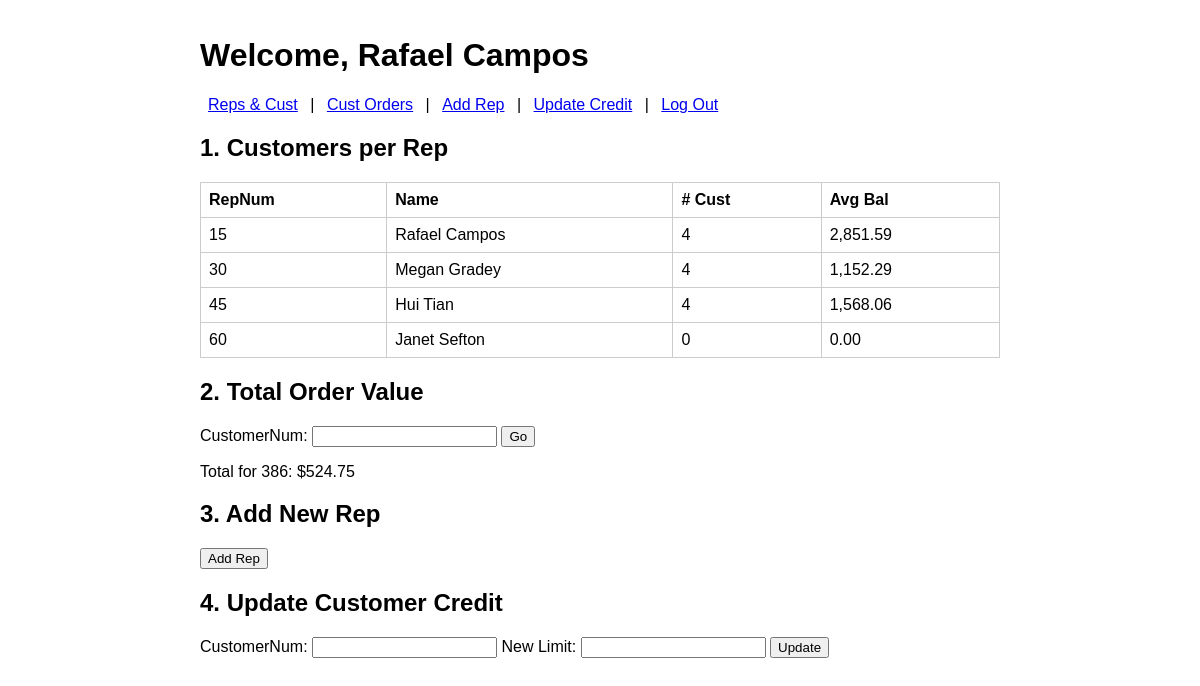
The page /dashboard.php?custnum=386 (signed in) on the database its author committed.
### tables this page shows
CREATE TABLE Rep
(RepNum CHAR(2) PRIMARY KEY,
LastName CHAR(15),
FirstName CHAR(15),
Street CHAR(15),
City CHAR(15),
State CHAR(2),
PostalCode CHAR(5),
Commission DECIMAL(7,2),
Rate DECIMAL(3,2),
Password VARCHAR(60));

### dashboard.php (the view, shortened to what this page needs)
<?php
require __DIR__.'/includes/config.php';
?>
<!DOCTYPE html>
<html>
<head>
  <link rel="stylesheet" href="assets/styles.css">
</head>
<body>
  <h1>Welcome, <?=htmlspecialchars($_SESSION['rep_name'])?></h1>
  <nav>
    <a href="#report1">Reps & Cust</a> |
    <a href="#report2">Cust Orders</a> |
    <a href="#addrep">Add Rep</a> |
    <a href="#updcredit">Update Credit</a> |
    <a href="logout.php">Log Out</a>
  </nav>
  <h2 id="report1">1. Customers per Rep</h2>
<?php
$sql = "
  SELECT r.RepNum, r.FirstName, r.LastName,
         COUNT(c.CustomerNum) AS num_customers,
         AVG(c.Balance)      AS avg_balance
    FROM Rep r
    LEFT JOIN Customer c ON c.RepNum = r.RepNum
   GROUP BY r.RepNum
";
$rows = $db->query($sql)->fetchAll(PDO::FETCH_ASSOC);
?>
<table>
  <tr><th>RepNum</th><th>Name</th><th># Cust</th><th>Avg Bal</th></tr>
  <?php foreach($rows as $r): ?>
    <tr>
      <td><?=$r['RepNum']?></td>
      <td><?=htmlspecialchars($r['FirstName'].' '.$r['LastName'])?></td>
      <td><?=$r['num_customers']?></td>
      <td><?=number_format($r['avg_balance'],2)?></td>
    </tr>
  <?php endforeach; ?>
</table>
<h2 id="report2">2. Total Order Value</h2>
<form method="GET">
  CustomerNum: <input name="custnum" required>
  <button>Go</button>
</form>
<?php if(!empty($_GET['custnum'])):
  $stmt = $db->prepare("
    SELECT SUM(ol.QuotedPrice * ol.NumOrdered) AS total_value
      FROM OrderLine ol
      JOIN Orders o ON o.OrderNum = ol.OrderNum
     WHERE o.CustomerNum = :c
  ");
  $stmt->execute([':c'=>$_GET['custnum']]);
  $tot = $stmt->fetchColumn();
?>
  <p>Total for <?=htmlspecialchars($_GET['custnum'])?>: $<?=number_format($tot,2)?></p>
<?php endif; ?>
<h2 id="addrep">3. Add New Rep</h2>
<form method="POST" action="#addrep">
  <button>Add Rep</button>
</form>
<h2 id="updcredit">4. Update Customer Credit</h2>
<form method="POST" action="#updcredit">
  CustomerNum: <input name="custnum" required>
  New Limit:    <input name="newlimit" type="number" step="0.01" required>
  <button>Update</button>
</form>
</body>
</html>

### assets/styles.css (style rules this page uses)
body { font-family: sans-serif; max-width:800px; margin:auto; padding:1em; }
nav a { margin:0 .5em; }
table { width:100%; border-collapse:collapse; margin-top:1em; }
th, td { border:1px solid #ccc; padding:.5em; text-align:left; }

### rows shown on the page
rep: RepNum "15", FirstName+LastName "Rafael Campos", num_customers "4", avg_balance "2,851.59"
rep: RepNum "30", FirstName+LastName "Megan Gradey", num_customers "4", avg_balance "1,152.29"
rep: RepNum "45", FirstName+LastName "Hui Tian", num_customers "4", avg_balance "1,568.06"
rep: RepNum "60", FirstName+LastName "Janet Sefton", num_customers "0", avg_balance "0.00"

### other values the page prints
$_SESSION['rep_name'] "Rafael Campos"
$_GET['custnum'] "386"
$tot "524.75"
